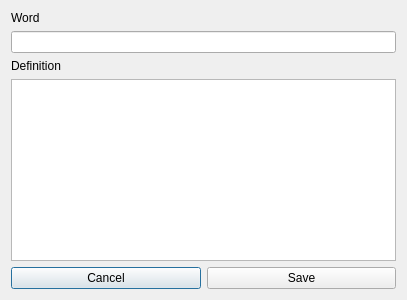
<?xml version="1.0" encoding="UTF-8"?>
<ui version="4.0">
 <class>AddEditDialog</class>
 <widget class="QDialog" name="AddEditDialog">
  <property name="geometry">
   <rect>
    <x>0</x>
    <y>0</y>
    <width>407</width>
    <height>300</height>
   </rect>
  </property>
  <property name="windowTitle">
   <string>Dialog</string>
  </property>
  <layout class="QVBoxLayout" name="verticalLayout">
   <item>
    <widget class="QLabel" name="label">
     <property name="text">
      <string>Word</string>
     </property>
    </widget>
   </item>
   <item>
    <widget class="QLineEdit" name="lineEditWord"/>
   </item>
   <item>
    <widget class="QLabel" name="label_2">
     <property name="text">
      <string>Definition</string>
     </property>
    </widget>
   </item>
   <item>
    <widget class="QTextEdit" name="textEditDefinition"/>
   </item>
   <item>
    <layout class="QHBoxLayout" name="horizontalLayout">
     <item>
      <widget class="QPushButton" name="buttonCancel">
       <property name="text">
        <string>Cancel</string>
       </property>
      </widget>
     </item>
     <item>
      <widget class="QPushButton" name="buttonSave">
       <property name="text">
        <string>Save</string>
       </property>
      </widget>
     </item>
    </layout>
   </item>
  </layout>
 </widget>
 <resources/>
 <connections/>
</ui>
